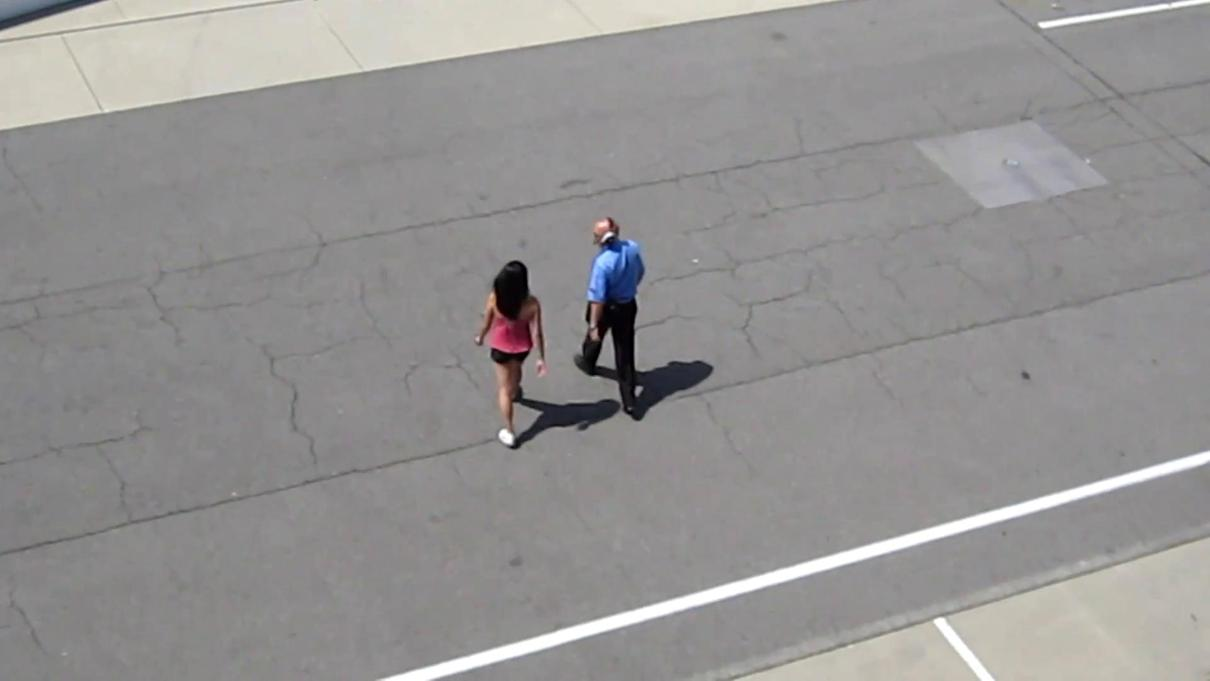
#> input picture matting/images/crossing_00000066.jpg, 1210 x 681 px
$ python matting_biulder.py
#> lines starting #> are read from the running program, lines starting #| are printed output that depends on the picture
### utils/matting_utils.py
import numpy as np
from skimage.segmentation import slic
from skimage.draw import polygon

def get_search_region(bbox, frame, ratio):
    """
    Calculates coordinates of ratio*width/height of axis-aligned bbox, centred
    on the original bbox, constrained by the original size of the image.

    Arguments:
      bbox  = axis-aligned bbox of the form [x0, y0, width, height]
      frame = MxNxD Image to constrain bbox by
      ratio = ratio at which to change bbox dimensions by

    Output:
      x0, y0, x1, y1 = Coordinates of expanded axis-aligned bbox
    """
    x0, y0, w, h = bbox
    ih, iw = frame.shape[:2]

    ww, hh = ratio*w, ratio*h

    # expand bbox by ratio
    x1 = np.min([iw-1, x0 + w/2 + ww/2])
    y1 = np.min([ih-1, y0 + h/2 + hh/2])
    x0 = np.max([0, x0 + w/2 - ww/2])
    y0 = np.max([0, y0 + h/2 - hh/2])

    x0, y0, x1, y1 = np.rint(np.array([x0, y0, x1, y1])).astype('int')

    return x0, y0, x1, y1

def bbox_to_axis_aligned_bbox(bbox):
    """
    Converts bbox of the form [x0, y0, x1, y1, x2, y2, x3, y3] to
    axis-aligned version, i.e.: [x0, y0, width height]
    """
    bbox_reshaped = bbox.reshape([4, 2])
    bbox_aa = np.array([bbox_reshaped[:, 0].min(), bbox_reshaped[:, 1].min()])

    return np.concatenate((bbox_aa, [bbox_reshaped[:, 0].max(),
                           bbox_reshaped[:, 1].max()] - bbox_aa))

def superpixel_image(image, bbox, Nsp_min=100, Nsp_max=500, Nsp_npx=50):
    """
    Superpixels an image using slic0 and labels them 1 if they are 100%
    inside the bounding box, 0 otherwise.

    Arguments:
        image = MxNxD
        bbox =
        Nsp_npx = number of pixels per superpixel (on avg) we're aiming for
        Nsp_min = (approx) min number of superpixels in cropped region
        Nsp_max = (approx) max number of superpixels in cropped region

    Output:
        segments = MxN label image where each pixel's value represents the
                   superpixel it belongs to.
        sp_label = boolean vector containing segments.max()+1 entries
                   corresponding to the label of the superpixel, with 1
                   indicating 100% inside the bounding box, 0 otherwise.
    """
    bbox_aa = bbox_to_axis_aligned_bbox(bbox)

    # calculate number of superpixels to aim for
    n_sp = np.rint(bbox_aa[2] * bbox_aa[3] / Nsp_npx).astype('int')
    n_sp = np.max([Nsp_min, np.min([Nsp_max, n_sp])])

    # segment the image using SLIC0
    segments = slic(image, n_segments=n_sp, slic_zero=True,
                    enforce_connectivity=True)
    n_sp = segments.max()+1 # actual number of superpixels

    # create mask for outside of bounding box
    bbox_mask = np.zeros(image.shape[:2], dtype='bool')
    x, y = polygon(bbox[::2], bbox[1::2])
    bbox_mask[y, x] = True

    # label superpixels - 0 = 100% outside bbox, 1 = some overlap with bbox
    sp_label = np.zeros((n_sp), dtype='bool')

    for n in range(n_sp):
        # label n'th sp as inside bbox if any of its pixels overlap the bbox
        if np.any((segments == n) & bbox_mask):
            sp_label[n] = True

    return segments, sp_label

### matting/sbbm_segmentation.py
import os
from utils.matting_utils import *

def sbbm(frame, segments, labels,
         delta=0.5, eta=0.8, R=20):
    # [9 lines of commented-out code are left out]
    S = np.rint(segments.size / labels.size * delta).astype('int')

    # sample (with replacement) each superpixel S times
    samples = np.zeros((sum(~labels), S, frame.shape[2]))
    sp_mask = np.zeros(frame.shape[:2], dtype='bool')
    superpixel_inds = np.arange(labels.size)

    for i, sp_no in enumerate(superpixel_inds[~labels]):
        # i = sample index, sp_no = superpixel number
        sp_mask[:, :] = segments == sp_no
        yy, xx = sp_mask.nonzero()

        inds = np.random.randint(low=0, high=len(yy), size=S)
        samples[i, :, :] = frame[yy[inds], xx[inds], :]

    Rsqr = R*R

    pred = np.ones(sum(labels), dtype='bool') # predictions for unknown sps

    for i, sp_no in enumerate(superpixel_inds[labels]):
        sp_mask[:, :] = segments == sp_no
        yy, xx = sp_mask.nonzero()
        pixel_values = frame[yy, xx, :] # shape=(npix, D)

        # calculate squared distance between samples and pixel values
        Z = samples[:, :, np.newaxis, :] - pixel_values[np.newaxis, np.newaxis, :] # shape(n_training, N, npix, D)
        Z *= Z
        Z = np.sum(Z, axis=3) # shape=(n_training, S, npix)

        # count number of pixels that match each sample
        Z = np.sum(Z < Rsqr, axis=(1,2)) # shape = n_training

        # normalise to the range [0, 1]
        samples_matched_pct = Z / (len(yy) * S) # shape = n_training - [0, 1]

        # if any match the background, predict it as such
        if np.any(samples_matched_pct > eta):
            pred[i] = False

    return pred

def perform_SBBM_segmentation(image, bbox, delta=0.5, eta=0.5, crop_ratio=2, return_crop_region=False):
    """
    Performs segmentation using a One-Class SVM and RGB/LAB/SIFT/LBP features.

    Arguments:
        image             = MxNxD numpy array containing the image to be segmented.
        bbox              = array containing bounding box of the form
                            [x0, y0, x1, y1, x2, y2, x3, y3].
        delta             = proportion of the average superpixel size to sample (0, 1]
        eta               = match threshold - (0, 1]
        crop_ratio        = factor to multiply the axis-aligned version of the
                             bbox by to denote size of area to crop image to.
        return_crop_region = boolean, if True the function also returns a
                             vector containing the region used for superpixeling.
    Output:
        image_mask       = boolean mask containing True for pixels labelled as belonging
                           to the object, and False otherwise.
        [x0, y0, x1, y1] = start/end points for respective image dimensions used
                           for superpixeling (OPTIONAL)
    """

    bbox_aa = bbox_to_axis_aligned_bbox(bbox)

    # get coords of region to crop
    c_x0, c_y0, c_x1, c_y1 = get_search_region(bbox_aa, image, crop_ratio)

    # crop image and move bbox to cropped image coords
    c_image = image[c_y0:c_y1, c_x0:c_x1].copy()
    c_bbox = bbox.copy()
    c_bbox[::2] -= c_x0
    c_bbox[1::2] -= c_y0

    # superpixel cropped region
    segments, sp_labels = superpixel_image(c_image, c_bbox)

    # classify with SBBM
    pred = sbbm(c_image, segments, sp_labels,
                delta=delta, eta=eta)

    # create mask of area classified as belonging to the object
    mask = np.zeros(c_image.shape[:2], dtype='bool')

    for i, sp_no in enumerate(np.arange(len(sp_labels))[sp_labels == True]):
        if pred[i]:
            mask |= (segments == sp_no)

    image_mask = np.zeros(image.shape[:2], dtype='bool')
    image_mask[c_y0:c_y1, c_x0:c_x1] = mask

    if return_crop_region:
        return image_mask, [c_x0, c_y0, c_x1, c_y1]

    return image_mask


# [35 lines that do not run on import are left out]

### matting/matting_biulder.py
import os
import numpy as np
import logging
import matplotlib.pyplot as plt
from PIL import Image
from matting.sbbm_segmentation import perform_SBBM_segmentation
from matting.ocsvm_segmentation import perform_ocsvm_segmentation
from matting.alpha_matting_segmentation import perform_alpha_matting

MATTING_DICT = {'sbbm': perform_SBBM_segmentation,
               'ocsvm': perform_ocsvm_segmentation,
               'lbdm': perform_alpha_matting}


def matting_select(image_path, target_bbox, matting_method, logdir):
    """
    Args:
        image_path: 绝对路径
        target_bbox: 初始帧box坐标：[y0, x0, h, w]

    Returns: 第一帧抠图图像路径
    """
#> called with image_path = 'matting/images/crossing_00000066.jpg', matting_method = 'sbbm', logdir = 'matting/images'
    image = Image.open(image_path)
#> image is the input picture: PIL image 1210x681 RGB; mean R, G, B 148.4, 146.9, 146.3
    image = np.array(image)
    bbox = np.array([target_bbox[1], target_bbox[0],
                     target_bbox[1] + target_bbox[3], target_bbox[0],
                     target_bbox[1] + target_bbox[3], target_bbox[0] + target_bbox[2],
                     target_bbox[1], target_bbox[0] + target_bbox[2]])

    mask = MATTING_DICT[matting_method](image, bbox)
#> in perform_SBBM_segmentation, `c_x0, c_y0, c_x1, c_y1 = get_search_region(bbox_aa, image, crop_ratio)`: c_x0 = 477; c_y0 = 170; c_x1 = 551; c_y1 = 537
#> in perform_SBBM_segmentation, `c_image = image[c_y0:c_y1, c_x0:c_x1].copy()`:
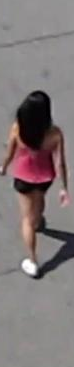
#> c_image: shape (367, 74, 3); mean R, G, B 128.1, 118.5, 119.1
#> in superpixel_image, `segments = slic(image, n_segments=n_sp, slic_zero=True, enforce_connec..`:
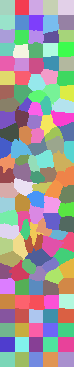
#> segments: shape (367, 74) int64; 130 distinct labels, from 1 to 130; one colour per label, 0 black
#> in superpixel_image, `n_sp = segments.max()+1`: n_sp = 131
#> the loop in sbbm, `for i, sp_no in enumerate(superpixel_inds[~labels]):` made 1 pass
#> sp_no on pass 1: 0
#> after the loop in sbbm, `for i, sp_no in enumerate(superpixel_inds[~labels]):`: samples: shape (80, 104, 3) float64; every value is 0
#> after the loop in sbbm, `for i, sp_no in enumerate(superpixel_inds[~labels]):`: sp_mask: shape (367, 74) bool; every value is 0
    # remove pixels from image that are labelled as background
    image_masked = image.copy()
    for d in range(3):
        image_masked[..., d].flat[~mask.ravel()] = 0

    # save matting to file
    matting = Image.fromarray(image_masked)

    matting_dir = logdir + '/matted'
    if not os.path.exists(matting_dir):
        os.makedirs(matting_dir)
    matting_path = os.path.join(matting_dir, os.path.basename(image_path)[:-4] + '_matted.jpg')
    logging.info('The path of matting image saving is %s'%matting_path)
    matting.save(matting_path)
    return matting_path

if __name__ == '__main__':

    CURRENT_PATH = os.getcwd()

    image_path = CURRENT_PATH + '/images/crossing_00000066.jpg'
    bbox = [261.45, 495.64,
            445.24 - 261.45, 532.31 - 495.64]

#> (the run stopped early here; a loop or call above may not have finished)

$ run again, with assets/Boy/img/0003.jpg copied over matting/images/crossing_00000066.jpg
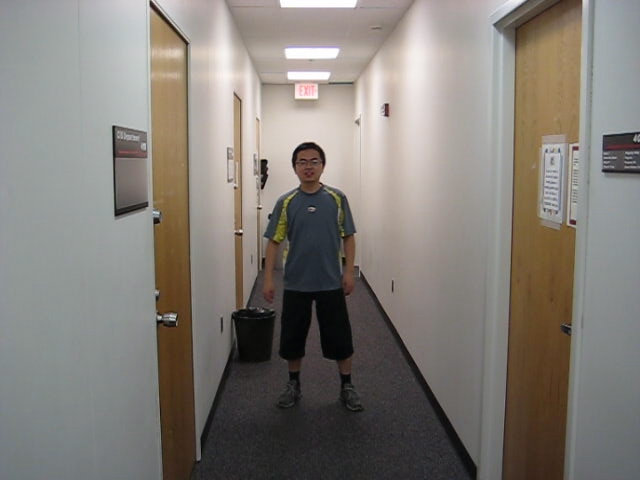
#> input picture assets/Boy/img/0003.jpg, 640 x 480 px
#> in matting_select, image is the input picture: PIL image 640x480 RGB; mean R, G, B 131, 126, 120.2
#> c_x0 = 477; c_y0 = 170; c_x1 = 551; c_y1 = 479
#> in perform_SBBM_segmentation, `c_image = image[c_y0:c_y1, c_x0:c_x1].copy()`:
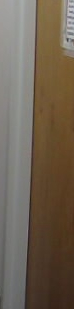
#> c_image: shape (309, 74, 3); mean R, G, B 111.2, 98, 82.2
#> in superpixel_image, `segments = slic(image, n_segments=n_sp, slic_zero=True, enforce_connec..`:
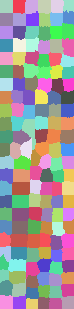
#> segments: shape (309, 74) int64; 143 distinct labels, from 1 to 143; one colour per label, 0 black
#> n_sp = 144
#> the loop in sbbm, `for i, sp_no in enumerate(superpixel_inds[~labels]):` made 1 pass
#> sp_no on pass 1: 0
